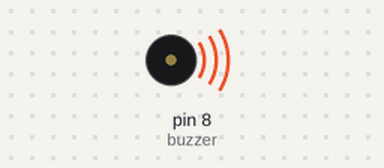
Recording of a sketch running on a simulated Arduino Uno, built with avr-gcc and run on an emulated ATmega328P. On the bench: buzzer (waves = sounding, pin HIGH).

Above: at 0.5 s.
Timing chart, 0 to 4.6 s (numbered marks = the images above):
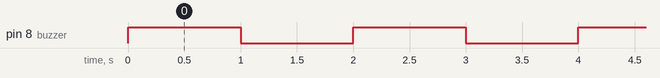

Measured:
- by itself, pin 8 (buzzer): alternates HIGH for 1.0 s and LOW for 1.0 s

The sketch:

Buzzer.ino
```cpp
const int buzzer=8;
int count=1;
void setup()
{
  pinMode(buzzer,OUTPUT);
}
void loop()
{
  //while(count<3)
 //{
    digitalWrite(buzzer,HIGH);
    delay(1000);
    digitalWrite(buzzer,LOW);
    delay(1000);
    //count++;
  //}

}
```
